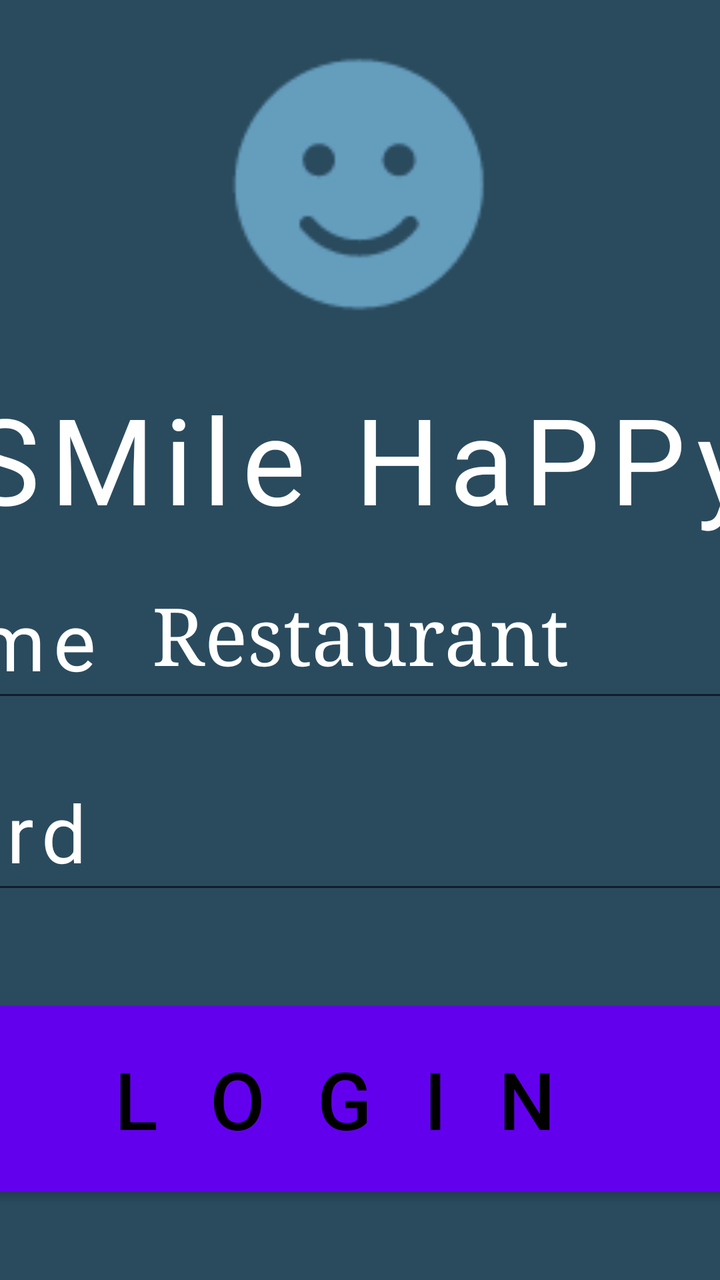
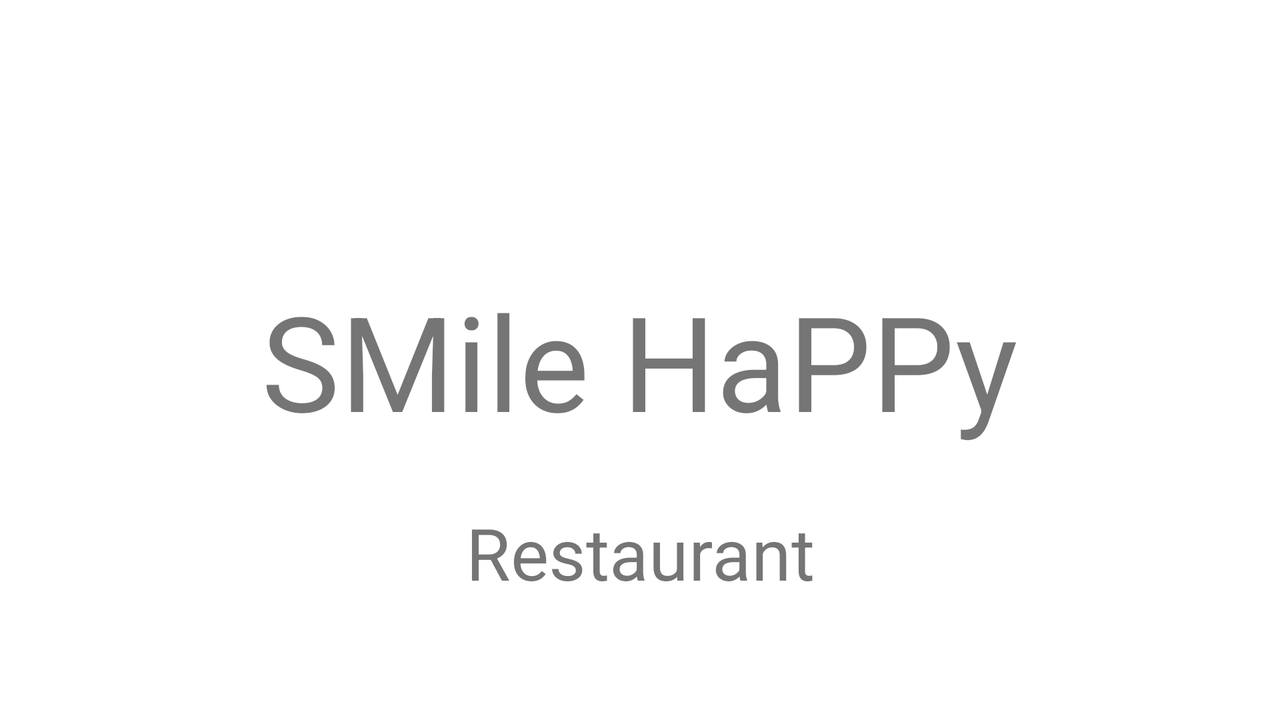

One screen, two layout resources from the same app: the default and the repository's alternative for another configuration. Each is rendered where Android would select it; the XML of both is given below.
<!-- AndroidManifest.xml: application theme Theme.SmileyRestaurant -->
<!-- res/layout/activity_login.xml -->
<?xml version="1.0" encoding="utf-8"?>
<androidx.constraintlayout.widget.ConstraintLayout xmlns:android="http://schemas.android.com/apk/res/android"
    xmlns:app="http://schemas.android.com/apk/res-auto"
    xmlns:tools="http://schemas.android.com/tools"
    android:layout_width="match_parent"
    android:layout_height="match_parent"
    android:background="@color/colorBackground"
    tools:context=".LoginActivity">

    <ImageView
        android:id="@+id/restaurant_image_view"
        android:layout_width="209dp"
        android:layout_height="137dp"
        android:layout_marginTop="28dp"
        app:layout_constraintEnd_toEndOf="parent"
        app:layout_constraintHorizontal_bias="0.48"
        app:layout_constraintStart_toStartOf="parent"
        app:layout_constraintTop_toTopOf="parent"
        app:srcCompat="@drawable/smilehappy_icon" />

    <TextView
        android:id="@+id/smileHappy_text_view"
        android:layout_width="488dp"
        android:layout_height="98dp"
        android:layout_gravity="center_horizontal"
        android:layout_marginTop="24dp"
        android:letterSpacing="0.08"
        android:text="SMile HaPPy"
        android:textAlignment="center"
        android:textColor="@android:color/white"
        android:textSize="60dp"
        app:layout_constraintEnd_toEndOf="parent"
        app:layout_constraintStart_toStartOf="parent"
        app:layout_constraintTop_toBottomOf="@+id/restaurant_image_view" />

    <TextView
        android:id="@+id/restaurant_text_view"
        android:layout_width="wrap_content"
        android:layout_height="wrap_content"
        android:layout_marginTop="4dp"
        android:text="Restaurant"
        android:textAlignment="center"
        android:textColor="@android:color/white"
        android:textSize="40dp"
        android:typeface="serif"
        app:layout_constraintEnd_toEndOf="parent"
        app:layout_constraintStart_toStartOf="parent"
        app:layout_constraintTop_toBottomOf="@+id/smileHappy_text_view" />

    <EditText
        android:id="@+id/username_edit_text"
        android:layout_width="668dp"
        android:layout_height="75dp"
        android:layout_marginBottom="284dp"
        android:ems="10"
        android:hint="Username"
        android:inputType="textPersonName"
        android:letterSpacing="0.1"
        android:textColor="@android:color/white"
        android:textColorHint="@android:color/white"
        android:textSize="40dp"
        app:layout_constraintBottom_toBottomOf="parent"
        app:layout_constraintEnd_toEndOf="parent"
        app:layout_constraintHorizontal_bias="0.546"
        app:layout_constraintStart_toStartOf="parent" />

    <EditText
        android:id="@+id/password_edit_text"
        android:layout_width="668dp"
        android:layout_height="75dp"
        android:layout_marginBottom="188dp"
        android:ems="10"
        android:hint="Password"
        android:inputType="textPersonName"
        android:letterSpacing="0.1"
        android:textColor="@android:color/white"
        android:textColorHint="@android:color/white"
        android:textSize="40dp"
        app:layout_constraintBottom_toBottomOf="parent"
        app:layout_constraintEnd_toEndOf="parent"
        app:layout_constraintHorizontal_bias="0.545"
        app:layout_constraintStart_toStartOf="parent" />

    <Button
        android:id="@+id/login_button"
        android:layout_width="619dp"
        android:layout_height="93dp"
        android:layout_marginBottom="44dp"
        android:background="@drawable/button_round"
        android:letterSpacing="0.2"
        android:text="L O G I N"
        android:textAlignment="center"
        android:textColor="@android:color/black"
        android:textSize="40dp"
        app:layout_constraintBottom_toBottomOf="parent"
        app:layout_constraintEnd_toEndOf="parent"
        app:layout_constraintHorizontal_bias="0.55"
        app:layout_constraintStart_toStartOf="parent" />

</androidx.constraintlayout.widget.ConstraintLayout>
<!-- resources referenced by this layout -->
<resources>
  <color name="colorBackground">#2A4B5E</color>
  <!-- drawable button_round (drawable) -->
  <?xml version="1.0" encoding="utf-8"?>
  <shape android:shape="rectangle" xmlns:android="http://schemas.android.com/apk/res/android">
      <corners android:radius="300dp"></corners>
      <solid android:color="@color/colorButton"></solid>
  </shape>
  <!-- drawable smilehappy_icon: png bitmap (drawable, 1700 bytes) -->
  <style name="Theme.SmileyRestaurant" parent="Theme.MaterialComponents.DayNight.DarkActionBar">
          
          <item name="colorPrimary">@color/purple_500</item>
          <item name="colorPrimaryVariant">@color/purple_700</item>
          <item name="colorOnPrimary">@color/white</item>
          
          <item name="colorSecondary">@color/teal_200</item>
          <item name="colorSecondaryVariant">@color/teal_700</item>
          <item name="colorOnSecondary">@color/black</item>
          
          <item name="android:statusBarColor" tools:targetApi="l">?attr/colorPrimaryVariant</item>
          
      </style>
  <color name="colorButton">#CFEAF9</color>
  <color name="purple_500">#FF6200EE</color>
  <color name="purple_700">#FF3700B3</color>
  <color name="white">#FFFFFFFF</color>
  <color name="teal_200">#FF03DAC5</color>
  <color name="teal_700">#FF018786</color>
  <color name="black">#FF000000</color>
</resources>
<!-- res/layout-land/activity_login.xml (the repository's variant of the layout above) -->
<!-- drawn on the phone turned sideways -->
<?xml version="1.0" encoding="utf-8"?>
<layout xmlns:android="http://schemas.android.com/apk/res/android"
    xmlns:app="http://schemas.android.com/apk/res-auto"
    xmlns:tools="http://schemas.android.com/tools">

    <androidx.constraintlayout.widget.ConstraintLayout
        android:id="@+id/myConstraintLayout"
        android:layout_width="match_parent"
        android:layout_height="match_parent"
        tools:context=".LoginActivity">

        <TextView
            android:id="@+id/title1"
            android:layout_width="wrap_content"
            android:layout_height="wrap_content"
            android:layout_marginBottom="212dp"
            android:textSize="66sp"
            android:text="@string/textview_smile_happy"
            app:layout_constraintBottom_toTopOf="@+id/editText_username"
            app:layout_constraintEnd_toEndOf="parent"
            app:layout_constraintStart_toStartOf="parent" />

        <TextView
            android:id="@+id/title2"
            android:layout_width="wrap_content"
            android:layout_height="wrap_content"
            android:layout_marginTop="28dp"
            android:text="@string/textview_restaurant"
            android:textSize="36sp"
            app:layout_constraintEnd_toEndOf="parent"
            app:layout_constraintStart_toStartOf="parent"
            app:layout_constraintTop_toBottomOf="@+id/title1" />

        <EditText
            android:id="@+id/editText_username"
            android:layout_width="400dp"
            android:layout_height="50dp"
            android:layout_marginTop="436dp"
            android:ems="10"
            android:inputType="textPersonName"
            android:hint="@string/edittext_username_hint"
            app:layout_constraintEnd_toEndOf="parent"
            app:layout_constraintStart_toStartOf="parent"
            app:layout_constraintTop_toTopOf="parent" />

        <EditText
            android:id="@+id/editText_password"
            android:layout_width="400dp"
            android:layout_height="50dp"
            android:layout_marginTop="44dp"
            android:ems="10"
            android:hint="@string/edittext_password_hint"
            android:inputType="textPassword"
            app:layout_constraintEnd_toEndOf="parent"
            app:layout_constraintStart_toStartOf="parent"
            app:layout_constraintTop_toBottomOf="@+id/editText_username" />

        <Button
            android:id="@+id/button_login"
            android:layout_width="400dp"
            android:layout_height="50dp"
            android:layout_marginTop="48dp"
            android:text="@string/login_button"
            android:onClick="loginAccount"
            app:layout_constraintEnd_toEndOf="parent"
            app:layout_constraintStart_toStartOf="parent"
            app:layout_constraintTop_toBottomOf="@+id/editText_password" />

        <ProgressBar
            android:id="@+id/progressBarLogin"
            style="?android:attr/progressBarStyle"
            android:layout_width="wrap_content"
            android:layout_height="wrap_content"
            android:visibility="invisible"
            app:layout_constraintBottom_toBottomOf="parent"
            app:layout_constraintEnd_toEndOf="parent"
            app:layout_constraintStart_toStartOf="parent"
            app:layout_constraintTop_toBottomOf="@+id/button_login" />

        











    </androidx.constraintlayout.widget.ConstraintLayout>

</layout>
<!-- resources referenced by the variant -->
<!-- as the phone turned sideways resolves them -->
<resources>
  <string name="edittext_password_hint">Password</string>
  <string name="edittext_username_hint">Email</string>
  <string name="login_button">Login</string>
  <string name="textview_restaurant">Restaurant</string>
  <string name="textview_smile_happy">SMile HaPPy</string>
  <style name="Theme.SmileyRestaurant" parent="Theme.MaterialComponents.DayNight.DarkActionBar">
          
          <item name="colorPrimary">@color/purple_500</item>
          <item name="colorPrimaryVariant">@color/purple_700</item>
          <item name="colorOnPrimary">@color/white</item>
          
          <item name="colorSecondary">@color/teal_200</item>
          <item name="colorSecondaryVariant">@color/teal_700</item>
          <item name="colorOnSecondary">@color/black</item>
          
          <item name="android:statusBarColor" tools:targetApi="l">?attr/colorPrimaryVariant</item>
          
      </style>
  <color name="purple_500">#FF6200EE</color>
  <color name="purple_700">#FF3700B3</color>
  <color name="white">#FFFFFFFF</color>
  <color name="teal_200">#FF03DAC5</color>
  <color name="teal_700">#FF018786</color>
  <color name="black">#FF000000</color>
</resources>
